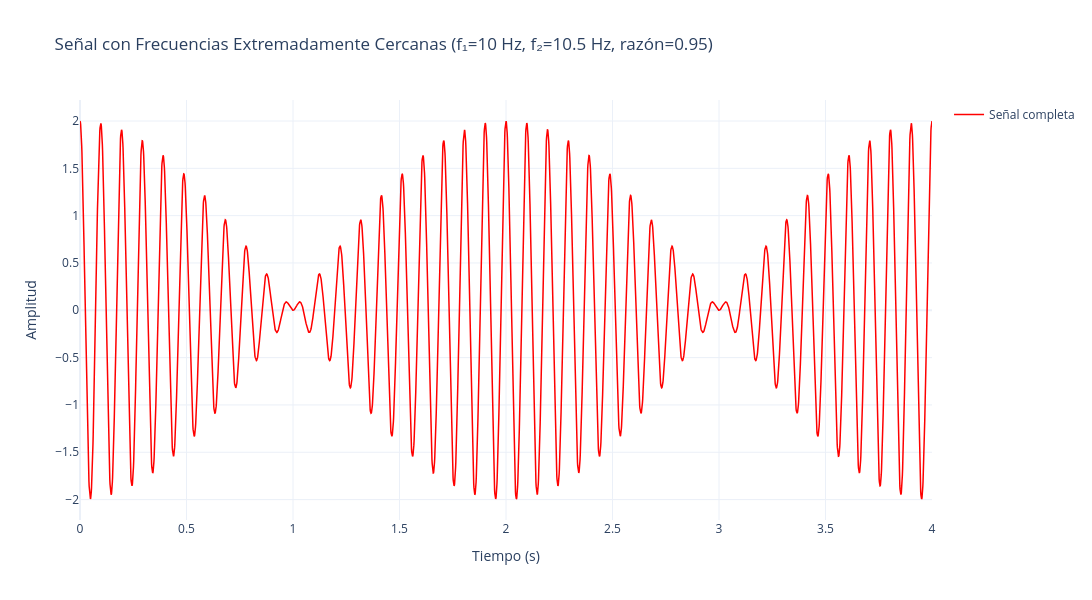

The notebook cell saved with this chart:
### Code cell
# Ejemplo 2: Frecuencias aún más cercanas (f1=10, f2=10.5, razón = 0.95)
# Este caso es extremadamente difícil para EMD
t2, señal2 = generar_senal_frecuencia_cercana(
    f1=10.0,
    f2=10.5,
    amplitud1=1.0,
    amplitud2=1.0,
    duracion=4.0,
    frecuencia_muestreo=1000.0,
    funcion="cos"
)

fig = go.Figure()

# Añadir la señal
fig.add_trace(
    go.Scatter(
        x=t2,
        y=señal2,
        mode="lines",
        name="Señal completa",
        line=dict(color="red", width=1.5),
    )
)

fig.update_layout(
    title="Señal con Frecuencias Extremadamente Cercanas (f₁=10 Hz, f₂=10.5 Hz, razón=0.95)",
    xaxis_title="Tiempo (s)",
    yaxis_title="Amplitud",
    hovermode="x unified",
    width=1200,
    height=600,
    showlegend=True,
    template="plotly_white",
)

fig.show()

# Calcular información sobre el batimiento
razon_frecuencias = min(10.0, 10.5) / max(10.0, 10.5)
frecuencia_batimiento = abs(10.5 - 10.0)
periodo_batimiento = 1.0 / frecuencia_batimiento if frecuencia_batimiento > 0 else np.inf

print(f"Razón de frecuencias: {razon_frecuencias:.3f}")
print(f"Frecuencia de batimiento: {frecuencia_batimiento:.3f} Hz")
print(f"Período de batimiento: {periodo_batimiento:.3f} s")

### Figure 1 — Plotly figure (JSON) as saved in the notebook; plotly's stock layout.template omitted (floating-point values rounded to 4 significant figures; data arrays with more than 128 entries replaced by an {"elided": "..."} marker saying what was removed)
{"data": [{"line": {"color": "red", "width": 1.5}, "mode": "lines", "name": "Señal completa", "type": "scatter", "x": {"elided": "4000 float values"}, "y": {"elided": "4000 float values"}}], "layout": {"height": 600, "hovermode": "x unified", "showlegend": true, "title": {"text": "Señal con Frecuencias Extremadamente Cercanas (f₁=10 Hz, f₂=10.5 Hz, razón=0.95)"}, "width": 1200, "xaxis": {"title": {"text": "Tiempo (s)"}}, "yaxis": {"title": {"text": "Amplitud"}}}}
